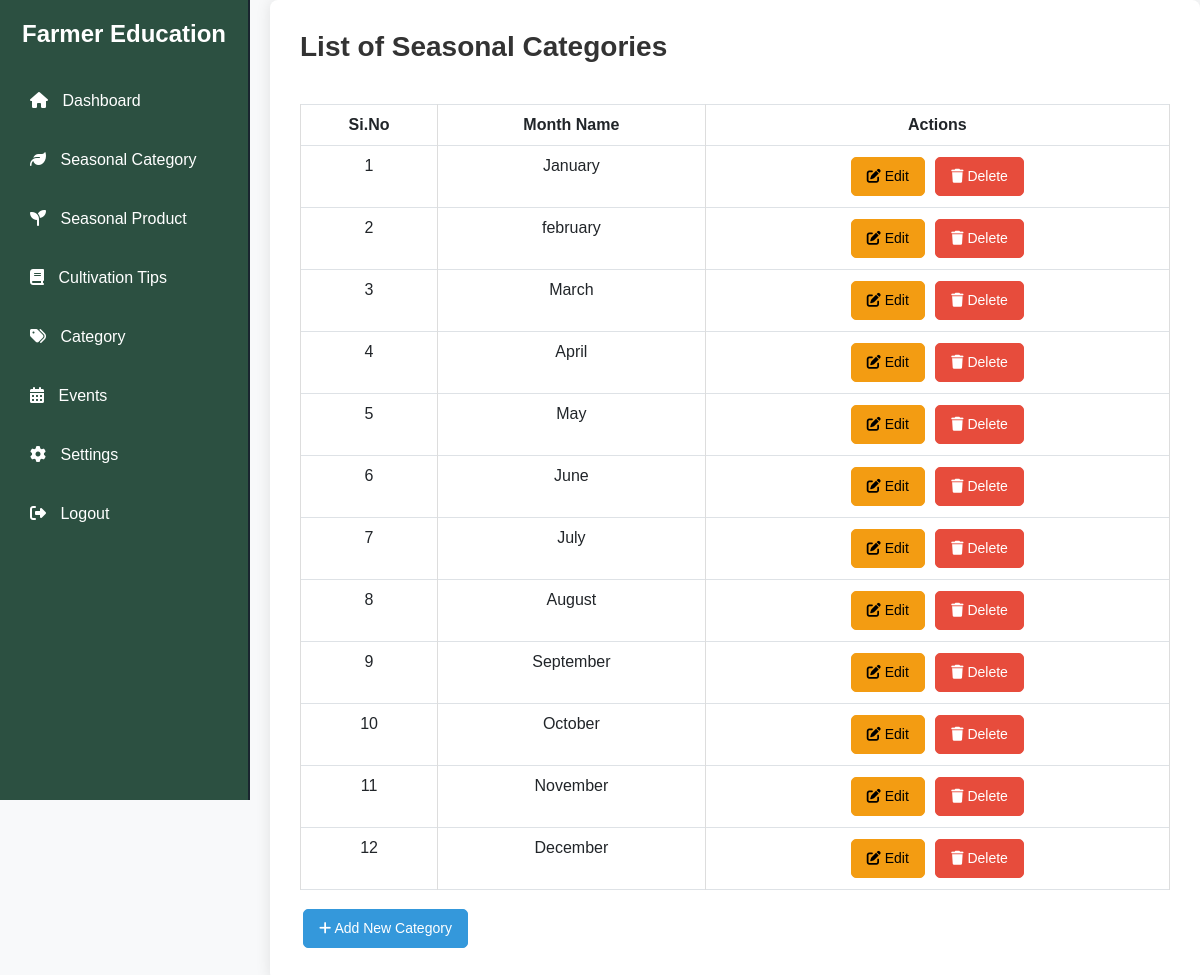
Page /custom_admin/list_seasonal_categories/ on the committed database.
### myapp/models.py (models this page shows, shortened)
class SeasonalCategory(models.Model):
    month_name = models.CharField(max_length=20, unique=True)

### myapp/views.py (the view)
# urls.py: path('list_seasonal_categories/', views.list_seasonal_categories, name='list_seasonal_categories'),
def list_seasonal_categories(request):
    categories = SeasonalCategory.objects.all()
    return render(request, 'list_seasonal_categories.html', {'categories': categories})

### myapp/templates/list_seasonal_categories.html (shortened to what this page needs)
<!DOCTYPE html>
<html lang="en">
<head>
    {% load static %}
    <link href="https://cdn.jsdelivr.net/npm/bootstrap@5.3.0/dist/css/bootstrap.min.css" rel="stylesheet">
</head>
<body>
    <aside class="sidebar">
        <h2>Farmer Education</h2>
        <nav>
            <ul>
                <li><a href="{% url 'education_dashboard' %}"><i class="fas fa-home"></i> Dashboard</a></li>
                <li>
                    <a href="#" data-bs-toggle="collapse" data-bs-target="#seasonalCategoryDropdown" aria-expanded="false" aria-controls="seasonalCategoryDropdown"><i class="fas fa-leaf"></i> Seasonal Category</a>
                </li>
                <li>
                    <a href="#" data-bs-toggle="collapse" data-bs-target="#seasonalProductDropdown" aria-expanded="false" aria-controls="seasonalProductDropdown"><i class="fas fa-seedling"></i> Seasonal Product</a>
                </li>
                <li>
                    <a href="#" data-bs-toggle="collapse" data-bs-target="#cultivationTipsDropdown" aria-expanded="false" aria-controls="cultivationTipsDropdown"><i class="fas fa-book"></i> Cultivation Tips</a>
                </li>
                <li>
                    <a href="#" data-bs-toggle="collapse" data-bs-target="#categoryDropdown" aria-expanded="false" aria-controls="categoryDropdown"><i class="fas fa-tags"></i> Category</a>
                </li>
                <li><a href="#"><i class="fas fa-calendar-alt"></i> Events</a></li>
                <li><a href="#"><i class="fas fa-cog"></i> Settings</a></li>
                <li><a href="{% url 'logout' %}"><i class="fas fa-sign-out-alt"></i> Logout</a></li>
            </ul>
        </nav>
    </aside>
    <div class="container">
        <h2>List of Seasonal Categories</h2>
        <div class="table-wrapper">
            <table class="table table-bordered">
                <thead>
                    <tr>
                        <th>Si.No</th>
                        <th>Month Name</th>
                        <th>Actions</th>
                    </tr>
                </thead>
                <tbody>
                    {% for category in categories %}
                    <tr>
                        <td>{{ forloop.counter }}</td>
                        <td>{{ category.month_name }}</td>
                        <td>
                            <a href="{% url 'edit_seasonal_category' category.id %}" class="btn btn-warning btn-sm">
                                <i class="fas fa-edit"></i> Edit
                            </a>
                            <a href="{% url 'delete_seasonal_category' category.id %}" class="btn btn-danger btn-sm" onclick="return confirm('Are you sure you want to delete this category?');">
                                <i class="fas fa-trash"></i> Delete
                            </a>
                        </td>
                    </tr>
                    {% empty %}
                    <tr>
                        <td colspan="3" class="empty-message">No categories added yet.</td>
                    </tr>
                    {% endfor %}
                </tbody>
            </table>
        </div>
        <a href="{% url 'seasonal_category' %}" class="btn btn-primary">
            <i class="fas fa-plus"></i> Add New Category
        </a>
    </div>
</body>
</html>

### myapp/templates/list_seasonal_categories.html (style rules this page uses)
body { display: flex; min-height: 100vh; background-color: #f8f9fa; font-family: 'Arial', sans-serif; }
.sidebar { width: 250px; background-color: #2c5041; color: white; padding: 20px; height: 100vh; position: fixed; left: 0; top: 0; overflow-y: auto; border-right: 2px solid #1a252f; }
.sidebar h2 { font-size: 24px; margin-bottom: 30px; text-align: center; color: #fff; font-weight: bold; }
.sidebar nav ul { list-style: none; padding-left: 0; }
.sidebar nav ul li { margin-bottom: 15px; }
.sidebar nav ul li a { text-decoration: none; color: white; font-size: 16px; display: block; padding: 10px; border-radius: 5px; transition: background-color 0.3s; }
.sidebar nav ul li a i { margin-right: 10px; }
.container { margin-left: 270px; padding: 30px; flex: 1; background-color: white; border-radius: 8px; box-shadow: 0 0 15px rgba(0, 0, 0, 0.1); }
h2 { color: #333; margin-bottom: 20px; font-size: 28px; font-weight: bold; }
table { width: 100%; border-collapse: collapse; margin-top: 20px; }
th, td { padding: 15px; text-align: center; border: 1px solid #ddd; }
th { background-color: #27ae60; color: white; font-weight: bold; }
tr:nth-child(even) { background-color: #f9f9f9; }
.btn { padding: 8px 15px; font-size: 14px; margin: 3px; border-radius: 5px; }
.btn-warning { background-color: #f39c12; border-color: #f39c12; }
.btn-danger { background-color: #e74c3c; border-color: #e74c3c; }
.btn-primary { background-color: #3498db; border-color: #3498db; }
.table-wrapper { overflow-x: auto; }

### rows in the picture
SeasonalCategory: month_name "January"
SeasonalCategory: month_name "february"
SeasonalCategory: month_name "March"
SeasonalCategory: month_name "April"
SeasonalCategory: month_name "May"
SeasonalCategory: month_name "June"
SeasonalCategory: month_name "July"
SeasonalCategory: month_name "August"
SeasonalCategory: month_name "September"
SeasonalCategory: month_name "October"
SeasonalCategory: month_name "November"
SeasonalCategory: month_name "December"
